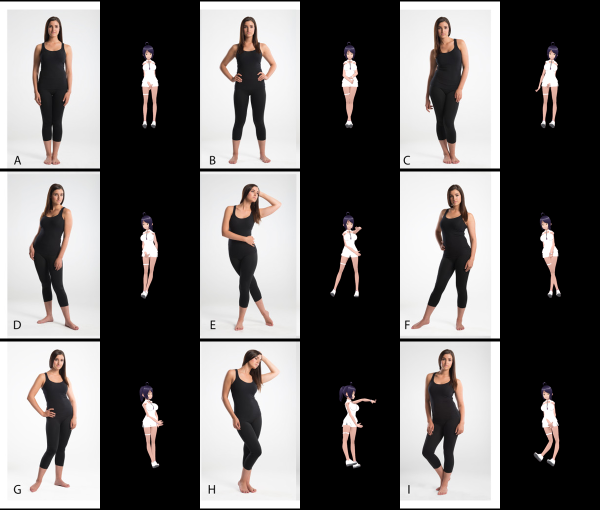
#> input picture HellCorp_Motion_Studio/testPose/comparison_grid.png, 1200 x 1020 px (shown at 1/2 size)
$ python deterministic_pixel.py --in ../testPose --out out
#> lines starting #> are read from the running program, lines starting #| are printed output that depends on the picture
#!/usr/bin/env python3
"""Deterministic sprite post-processing for HellCorp Motion Studio.

No diffusion, no LoRA, no frame-wise stochastic generation. For the same input
PNG sequence and parameters this script returns byte-stable visual decisions
apart from PNG encoder metadata.

Pipeline:
  RGBA source -> optional downscale -> fixed palette quantization -> alpha
  cleanup -> isolated-pixel cleanup -> nearest-neighbor upscale.

Usage:
  python3 tools/deterministic_pixel.py --in path/to/frames --out path/to/pixel_frames \
      --logical-size 128 --output-size 512 --colors 32
"""
from __future__ import annotations

import argparse
from pathlib import Path
from PIL import Image, ImageFilter


def stable_palette(images: list[Image.Image], colors: int) -> Image.Image:
    """Build one palette for the entire sequence, not one palette per frame."""
    if not images:
        raise ValueError("empty image sequence")
    sample_w = max(im.width for im in images)
    sample_h = max(im.height for im in images)
    thumb = 96
    tiles = []
    for im in images:
        rgb = Image.new("RGB", im.size)
        rgb.paste(im.convert("RGB"), mask=im.getchannel("A"))
        rgb.thumbnail((thumb, thumb), Image.Resampling.LANCZOS)
        tiles.append(rgb)
    width = max(t.width for t in tiles)
    height = sum(t.height for t in tiles)
    sheet = Image.new("RGB", (width, height), (0, 0, 0))
    y = 0
    for tile in tiles:
        sheet.paste(tile, (0, y))
        y += tile.height
    return sheet.quantize(colors=colors, method=Image.Quantize.MEDIANCUT, dither=Image.Dither.NONE)


def remove_isolated_pixels(im: Image.Image) -> Image.Image:
    """Conservative 3x3 cleanup on opaque RGB while preserving silhouettes."""
    rgba = im.convert("RGBA")
    px = rgba.load()
    src = rgba.copy().load()
    w, h = rgba.size
    for y in range(1, h - 1):
        for x in range(1, w - 1):
            if src[x, y][3] < 8:
                continue
            center = src[x, y][:3]
            neighbors = [
                src[x - 1, y][:3], src[x + 1, y][:3], src[x, y - 1][:3], src[x, y + 1][:3]
            ]
            same = sum(1 for c in neighbors if c == center)
            if same == 0:
                counts = {}
                for c in neighbors:
                    counts[c] = counts.get(c, 0) + 1
                best, n = max(counts.items(), key=lambda kv: kv[1])
                if n >= 3:
                    px[x, y] = (*best, src[x, y][3])
    return rgba


def process(im: Image.Image, palette: Image.Image, logical_size: int, output_size: int) -> Image.Image:
    rgba = im.convert("RGBA")
    bbox = rgba.getbbox()
    if bbox is None:
        return Image.new("RGBA", (output_size, output_size), (0, 0, 0, 0))

    low = rgba.resize((logical_size, logical_size), Image.Resampling.LANCZOS)
    alpha = low.getchannel("A")
    # Harden only the alpha fringe. This avoids semi-transparent crawling edges.
    alpha = alpha.point(lambda a: 0 if a < 48 else (255 if a > 208 else a))

    rgb = Image.new("RGB", low.size, (0, 0, 0))
    rgb.paste(low.convert("RGB"), mask=alpha)
    q = rgb.quantize(palette=palette, dither=Image.Dither.NONE).convert("RGB")
    out = q.convert("RGBA")
    out.putalpha(alpha)
    out = remove_isolated_pixels(out)
    if output_size != logical_size:
        out = out.resize((output_size, output_size), Image.Resampling.NEAREST)
    return out


def main() -> None:
    ap = argparse.ArgumentParser()
    ap.add_argument("--in", dest="input_dir", required=True)
    ap.add_argument("--out", dest="output_dir", required=True)
    ap.add_argument("--logical-size", type=int, default=128)
    ap.add_argument("--output-size", type=int, default=512)
    ap.add_argument("--colors", type=int, default=32)
    args = ap.parse_args()

    src = Path(args.input_dir)
    dst = Path(args.output_dir)
    paths = sorted(src.glob("*.png"))
    if not paths:
        raise SystemExit(f"No PNG frames found in {src}")
    dst.mkdir(parents=True, exist_ok=True)

    originals = [Image.open(p).convert("RGBA") for p in paths]
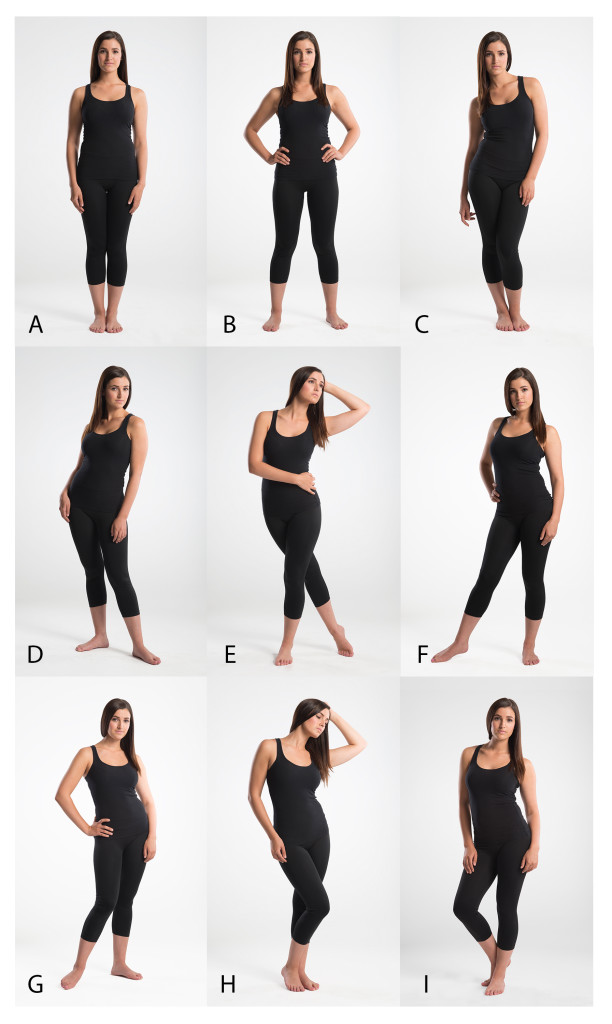
#> input picture HellCorp_Motion_Studio/testPose/image.png, 612 x 1024 px
#> originals = 2 items
    palette = stable_palette(originals, max(8, min(args.colors, 256)))
#> in stable_palette, `sample_w = max(im.width for im in images)`: sample_w = 1200
#> in stable_palette, `sample_h = max(im.height for im in images)`: sample_h = 1024
#> the loop in stable_palette, `for im in images:` made 2 passes
#> after the loop in stable_palette, `for im in images:`:
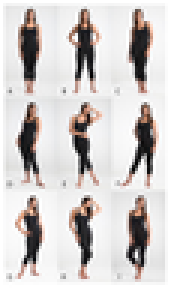
#> rgb: PIL image 57x96 RGB (shown 3 times larger); mean R, G, B 208.3, 204, 202.7
#> after the loop in stable_palette, `for im in images:`: tiles = 2 items
#> in stable_palette, `width = max(t.width for t in tiles)`: width = 96
#> in stable_palette, `height = sum(t.height for t in tiles)`: height = 178
#> in stable_palette, `sheet = Image.new("RGB", (width, height), (0, 0, 0))`: sheet: PIL image 96x178 RGB; every value is 0
#> the loop in stable_palette, `for tile in tiles:` made 2 passes
#> y on passes 1 to 2: 82, 178
#> after the loop in stable_palette, `for tile in tiles:`:
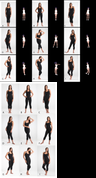
#> sheet: PIL image 96x178 RGB; mean R, G, B 116.5, 113.9, 113.2
#> in stable_palette, `return sheet.quantize(colors=colors, method=Image.Quantize.MEDIANCUT, ..`:
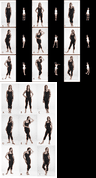
#> returned value: PIL image 96x178 P; mean R, G, B 116.5, 114.1, 113.3
    for path, im in zip(paths, originals):
        out = process(im, palette, args.logical_size, args.output_size)
        out.save(dst / path.name, optimize=False)
#> this loop made 2 passes
#> bbox in process on passes 1 to 2: (0, 0, 1200, 1020), (0, 0, 612, 1024)
#> pass 1, in process, `low = rgba.resize((logical_size, logical_size), Image.Resampling.LANCZ..`:
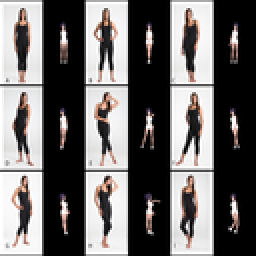
#> low: PIL image 128x128 RGBA (shown 2 times larger); mean R, G, B, A 108.2, 105.5, 104.7, 255
#> after the loop:
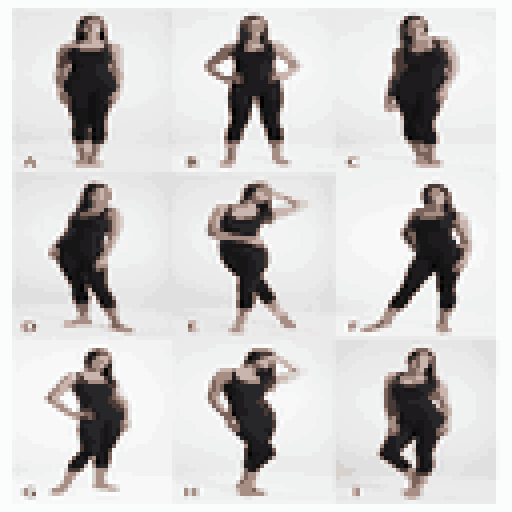
#> out: PIL image 512x512 RGBA; mean R, G, B, A 205.6, 202.9, 202.1, 255
    print(f"Processed {len(paths)} frames -> {dst}")


if __name__ == "__main__":
    main()
